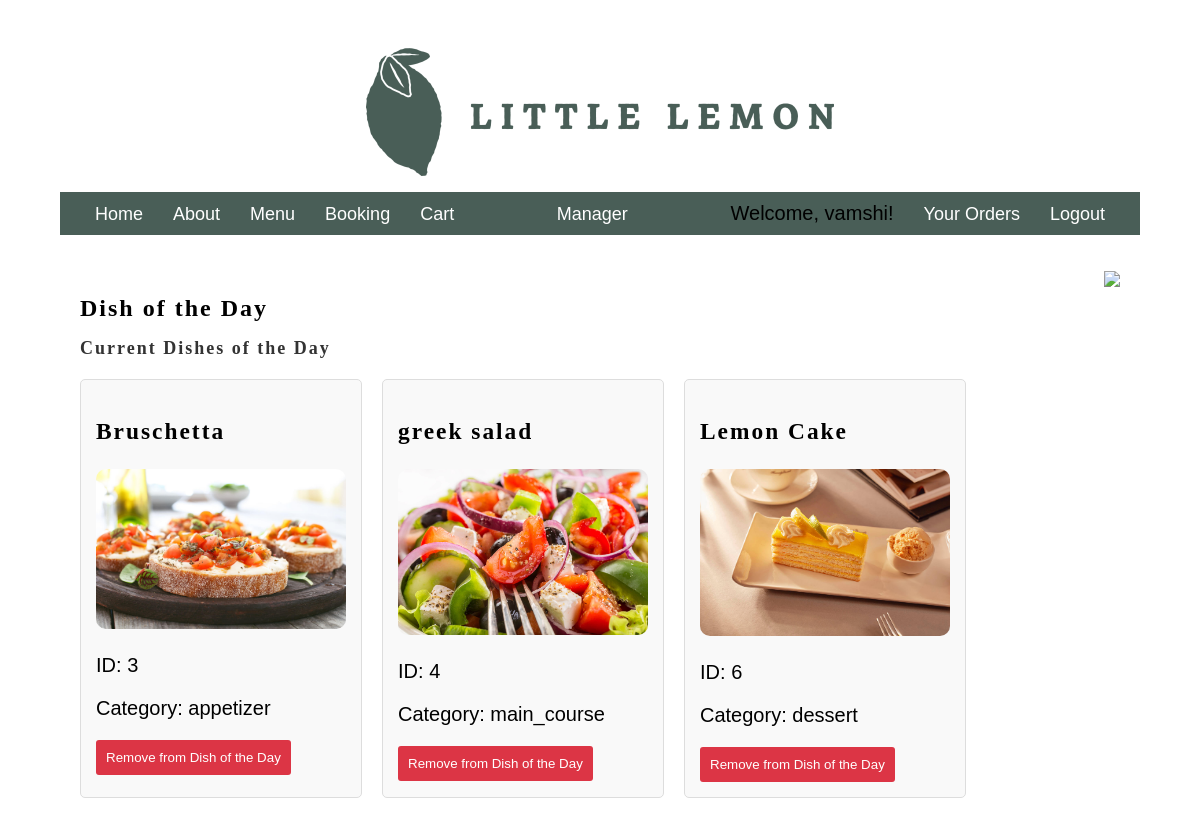
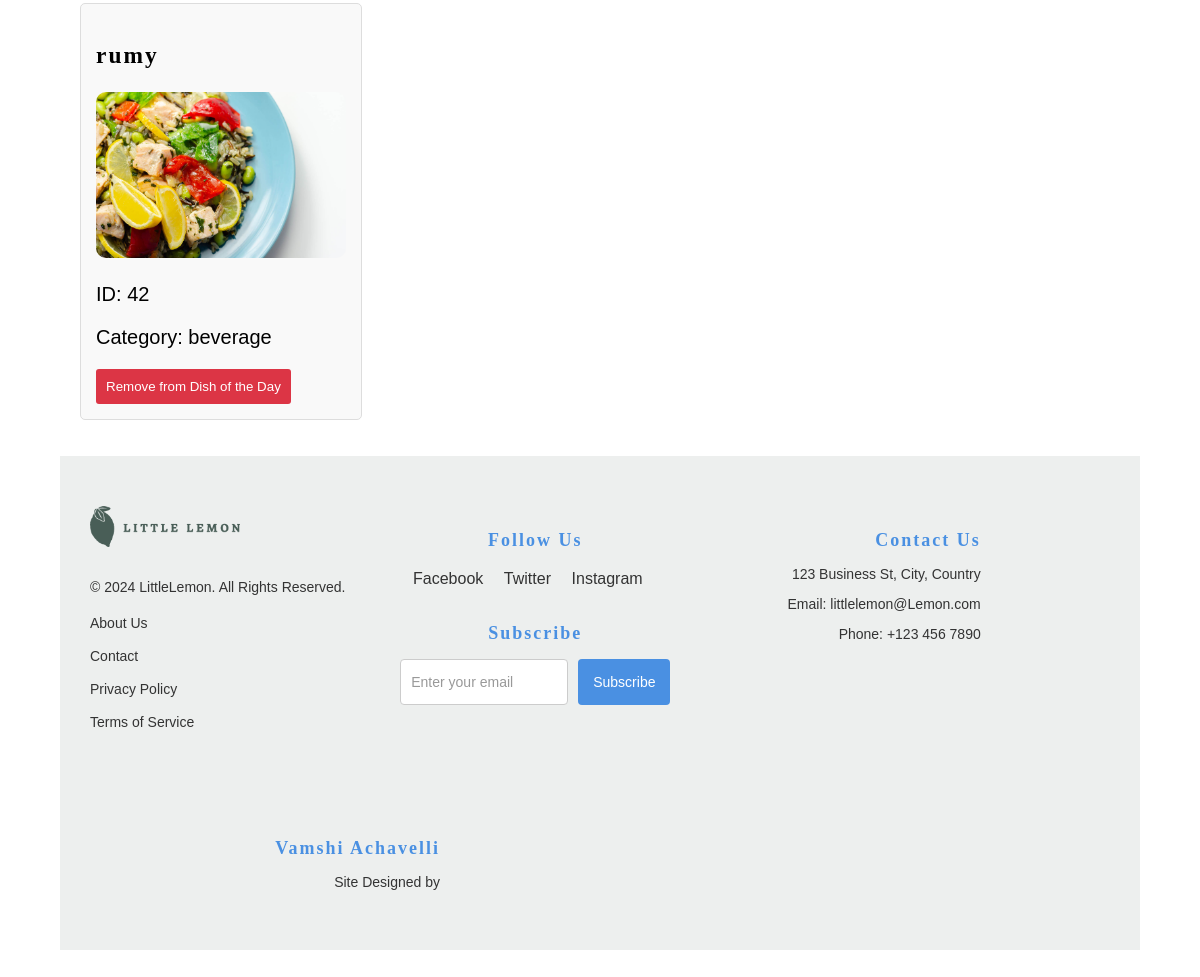
The page /dish-of-the-day/ (signed in) on the database its author committed (2 pictures, top to bottom).
### restaurant/models.py (models this page shows, shortened)
class Menu(models.Model):
    CATEGORY_CHOICES = [
        ('appetizer', 'Appetizer'),
        ('main_course', 'Main Course'),
        ('dessert', 'Dessert'),
        ('beverage', 'Beverage'),
    ]
    title = models.CharField(max_length=100)
    price = models.DecimalField(max_digits=5, decimal_places=2)
    inventory = models.IntegerField()
    image = models.ImageField(upload_to='img_upload/', default='menu_images/default_image.png')  # Allow null/blank for existing items
    category = models.CharField(max_length=20, choices=CATEGORY_CHOICES, null=True, blank=True)
    dish_of_the_day = models.BooleanField(default=False)  # Allow null/blank

### restaurant/views.py (the view, shortened to what this page needs)
# urls.py: path('dish-of-the-day/', views.dish_of_the_day, name='dish_of_the_day'),
@superuser_or_multiple_groups_required(['manager', 'Admin'])
def dish_of_the_day(request):
    dishes_of_the_day = Menu.objects.filter(dish_of_the_day=True)
    return render(request, 'dish_of_the_day.html', {'dishes_of_the_day': dishes_of_the_day})

### restaurant/templatetags/custom_filters.py (called while the page is built)
@register.filter
def is_in_group(user, group_name):
    return user.groups.filter(name=group_name).exists()

### restaurant/views.py (called while the page is built)
def is_superuser_or_groups(user, group_names):
    return user.is_superuser or user.groups.filter(name__in=group_names).exists()

def superuser_or_multiple_groups_required(group_names):
    def decorator(view_func):
        return user_passes_test(lambda u: is_superuser_or_groups(u, group_names))(view_func)
    return decorator

### templates/dish_of_the_day.html (shortened to what this page needs)
{% extends 'base.html' %} {% load static %}  {% block content %}
<section class="dish-of-day-section">
  <div class="dish-content">
    <h1 class="dish-heading">Dish of the Day</h1>
    <h2 class="dish-tagline">Current Dishes of the Day</h2>
    {% if dishes_of_the_day %}
    <ul class="dish-items-list">
      {% for dish in dishes_of_the_day %}
      <li class="dish-item">
        <div class="dish-item-details">
          <h3>{{ dish.title }}</h3>
          <img
            src="{{ dish.image.url }}"
            alt="{{ dish.title }}"
            class="dish-image"
          />
          <p>ID: {{ dish.id }}</p>
          <p>Category: {{ dish.category }}</p>
          <form method="POST" class="remove-form">
            <button type="submit" class="remove-button">
              Remove from Dish of the Day
            </button>
          </form>
        </div>
      </li>
      {% endfor %}
    </ul>
    {% else %}
    <p>No dishes of the day set.</p>
    {% endif %}
  </div>
  <div class="dish-image">
    <img src="{% static 'img/dish_image.jpg' %}" />
  </div>
</section>
{% endblock %}

### templates/base.html (shortened to what this page needs)
{% load static %}
{% load custom_filters %}
<!DOCTYPE html>
<html lang="en">
  <head>
    <link rel="stylesheet" href="{% static 'css/style.css' %}" />
  </head>
  <body>
    <header>
      <img src="{% static 'img/logo.png' %}" alt="Little Lemon Logo" />
      <nav>
        <div class="nav-container">
          <ul class="nav-left">
            {% if not request.session.manager_view %}
              <li><a href="{% url 'home' %}">Home</a></li>
              <li><a href="{% url 'about' %}">About</a></li>
              <li><a href="{% url 'menu' %}">Menu</a></li>
              <li><a href="{% url 'book_table' %}">Booking</a></li>
              <li><a href="{% url 'cart_detail' %}">Cart</a></li>
            {% endif %}
          </ul>
          <ul class="nav-center">
            {% if user.is_authenticated %}
              {% if user.is_superuser or user|is_in_group:"manager" %}
                {% if not request.session.manager_view %}
                  <li>
                    <a href="{% url 'manager_dashboard' %}" class="manager-link">Manager</a>
                  </li>
                {% endif %}
              {% endif %}
            {% endif %}
          </ul>
          <ul class="nav-right">
            {% if user.is_authenticated %}
              <li>Welcome, {{ user.username }}!</li>
              <li><a href="{% url 'order_history' %}">Your Orders</a></li>
              <li><a href="{% url 'Logout' %}">Logout</a></li>
            {% else %}
              <li><a href="{% url 'Login' %}">Login</a></li>
              <li><a href="{% url 'register' %}">Register</a></li>
            {% endif %}
          </ul>
        </div>
      </nav>
    </header>
    <main>
      {% block content %}{% endblock %}
    </main>
    <footer>
      <div class="footer-container">
        <div class="footer-left">
          <img src="{% static 'img/logo.png' %}" alt="Company Logo">
          <p>&copy; 2024 LittleLemon. All Rights Reserved.</p>
          <ul>
            <li><a href="/about">About Us</a></li>
            <li><a href="/">Contact</a></li>
            <li><a href="/menu/">Privacy Policy</a></li>
            <li><a href="/register">Terms of Service</a></li>
          </ul>
        </div>
        <div class="footer-center">
          <h4>Follow Us</h4>
          <ul class="social-media">
            <li><a href="https://facebook.com" target="_blank">Facebook</a></li>
            <li><a href="https://twitter.com" target="_blank">Twitter</a></li>
            <li><a href="https://instagram.com" target="_blank">Instagram</a></li>
          </ul>
          <h4>Subscribe</h4>
          <form>
            <input type="email" placeholder="Enter your email" />
            <button type="submit">Subscribe</button>
          </form>
        </div>
        <div class="footer-right">
          <h4>Contact Us</h4>
          <p>123 Business St, City, Country</p>
          <p>Email: littlelemon@Lemon.com</p>
          <p>Phone: +123 456 7890</p>
        </div>
      </div>
      <div class="footer-right">
        <h4><a href="https://designagency.com" target="_blank">Vamshi Achavelli</a></h4>
        <p>Site Designed by </p>
      </div>
    </footer>
  </body>
</html>

### rows shown on the page
Menu: title "Bruschetta", image (picture), id "3", category "appetizer"
Menu: title "greek salad", image (picture), id "4", category "main_course"
Menu: title "Lemon Cake", image (picture), id "6", category "dessert"
Menu: title "rumy", image (picture), id "42", category "beverage"

### other values the page prints
{{ user.username }} "vamshi"
